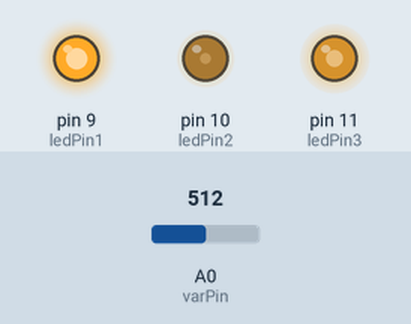
The sketch below on a simulated Arduino Uno, built with avr-gcc and run on an emulated ATmega328P. Shown: output pins drawn as LEDs (lit = HIGH). Dashed ring = blinking. The inputs (shaded band) are chosen by the test bench; at power-on: A0 (varPin) = 512. What the sketch prints to the serial monitor is not drawn.

Above: at 1.2 s.
1.3 s: A0 (varPin) set to 716
At 1.69 s:
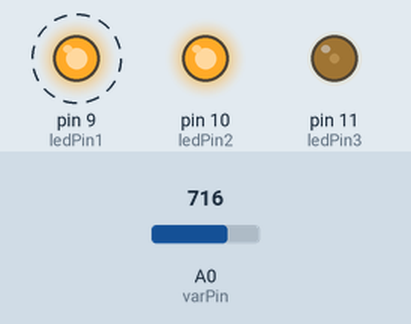
4.3 s: A0 (varPin) set to 900
At 5.34 s:
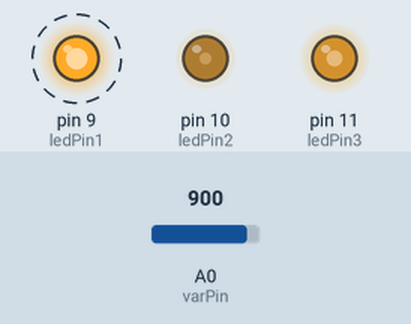
7.3 s: A0 (varPin) set to 511
At 7.51 s:
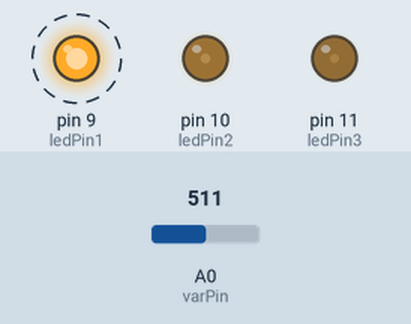
10.3 s: A0 (varPin) set to 0
At 10.59 s:
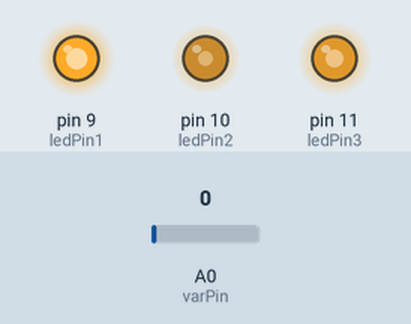
13.3 s: A0 (varPin) set to 122
Timing chart, 0 to 16.3 s (numbered marks = the images above; inputs shaded):
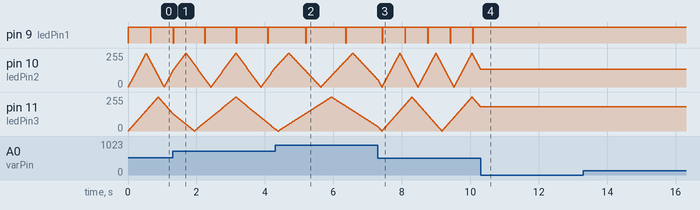

The sketch:

RGB_test_3.ino
```cpp
const int ledPin1 = 9;
const int ledPin2 = 10;
const int ledPin3 = 11;

const int varPin = A0;
int varval = 0;
int vardelay;

int red = 0;      //LEVELS
int green = 0;
int blue = 0;

int redup = 4;
int greenup = 5;
int blueup = 3;

void setup() {
  // put your setup code here, to run once:
  Serial.begin(9600);

  pinMode(ledPin1, OUTPUT);
  pinMode(ledPin2, OUTPUT);
  pinMode(ledPin3, OUTPUT);

  pinMode(varPin, INPUT);

}

void loop() {
  // put your main code here, to run repeatedly:

  varval = analogRead(varPin);
  Serial.print(varval);
  Serial.print("\n");

  digitalWrite(ledPin1, red);
  analogWrite(ledPin2, green);
  analogWrite(ledPin3, blue);

  red = red + redup;
  green = green + greenup;
  blue = blue + blueup;

  if(red >= 255 || red < 1){redup = -redup;}

  if(green >= 255 || green < 1){greenup = -greenup;}

  if(blue >= 255 || blue < 1){blueup = -blueup;}

  vardelay = varval/50;
  delay(vardelay);
}
```

Measured:
- after the input at 1.3 s, pin 9 (ledPin1): alternates HIGH for 0.90 s and LOW for 0.01 s, starting after 0.94 s
- after the input at 4.3 s, pin 9 (ledPin1): alternates HIGH for 1.2 s and LOW for 0.02 s, starting after 0.89 s
- after the input at 7.3 s, pin 9 (ledPin1): alternates HIGH for 0.65 s and LOW for 0.01 s, starting after 0.13 s
- after the input at 10.3 s, pin 9 (ledPin1): stops changing and stays HIGH; pin 10 (ledPin2): stops changing and stays 135/255; pin 11 (ledPin3): stops changing and stays 183/255
